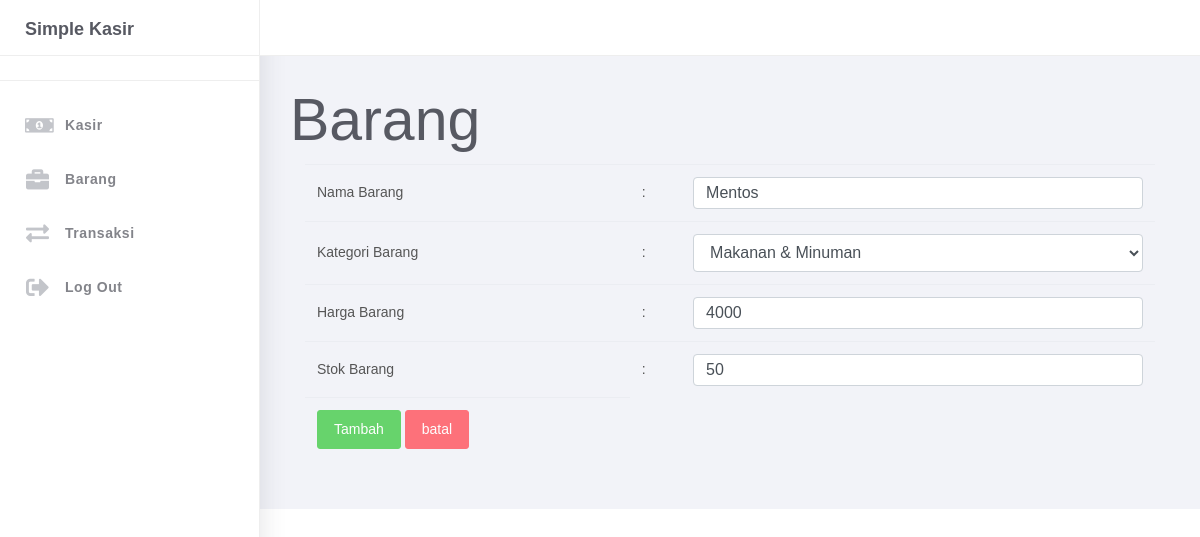
Page /index.php/kasir/editBarang/0C8KL on the committed database.
### tables this page shows
CREATE TABLE `barang` (
  `id_barang` varchar(10) NOT NULL,
  `nama_barang` varchar(50) NOT NULL,
  `kategori_barang` int(11) NOT NULL,
  `stok_barang` int(40) NOT NULL,
  `harga_barang` int(40) NOT NULL,
  `created_on` datetime NOT NULL DEFAULT CURRENT_TIMESTAMP,
  `updated_on` datetime DEFAULT NULL,
  `deleted_on` datetime DEFAULT NULL
);

CREATE TABLE `barang_kategori` (
  `id_kategori` int(11) NOT NULL,
  `nama_kategori` varchar(50) NOT NULL
);

### application/controllers/kasir.php (called while the page is built, shortened)
<?php
class kasir extends CI_Controller {
    function __construct(){
        $this->load->model('kasir_model');
    }
    function editBarang($idbarang){
        $kategori = $this->kasir_model->select('barang_kategori');
        $barang = $this->kasir_model->selectWhere('barang', array('id_barang' => $idbarang));
        $data = array (
            'kategori' => $kategori,
            'barang' => $barang,
            'page' => "MenuBarang"
        );
        $this->load->view('barang/editbarang', $data);
    }
}
?>

### index.php (called while the page is built, shortened)
<?php
require_once BASEPATH.'core/CodeIgniter.php';

### application/models/kasir_model.php (called while the page is built, shortened)
<?php
class kasir_model extends CI_MODEL {
    public function select($table){
        $res=$this->db->get($table);
        return $res->result();
    }
    public function selectWhere($table, $data){
        $res=$this->db->get_where($table,$data);
        return $res->result();
    }
}
?>

### application/views/barang/editbarang.php (the view, shortened to what this page needs)
<!DOCTYPE html>
<html>
<head>
</head>
<body>
    <div id="wrapper">
        <div class="main-panel">
            <div class="content">
                <div class="container-fluid">
                    <div class="row">
                        <div class="col-md-10">
                            <h1>Barang</h1>
                        </div>
                        <div class="col-md-2">
                        </div>
                    </div>
                    <div class="col-md-12">
                        <?php foreach($barang as $b) : ?>
                        <form action="<?php echo base_url(" index.php/kasir/prosesUbahBarang/ ".$b->id_barang); ?>" method="post">
                            <table class="table table-stripped">
                                <tr>
                                    <td>Nama Barang</td>
                                    <td>:</td>
                                    <td><input type="text" class="form-control" placeholder="Masukan Nama Barang Disini..." autocomplete="off" name="namabarang" value="<?php echo $b->nama_barang ?>" required/></td>
                                </tr>
                                <tr>
                                    <td>Kategori Barang</td>
                                    <td>:</td>
                                    <td>
                                        <select class="form-control" name="kategoribarang" required>
                                    <?php foreach($kategori as $k) : ?>
                                        <option value="<?php echo $k->id_kategori ?>" <?php echo $b->kategori_barang == $k->id_kategori ? "selected" : ""  ?>> <?php echo $k->nama_kategori ?></option>
                                    <?php endforeach ?>
                                </select>
                                    </td>
                                </tr>
                                <tr>
                                    <td>Harga Barang</td>
                                    <td>:</td>
                                    <td><input type="text" class="form-control" placeholder="Masukan Harga Barang Disini..." autocomplete="off" name="hargabarang" value="<?php echo $b->harga_barang ?>" required/></td>
                                </tr>
                                <tr>
                                    <td>Stok Barang</td>
                                    <td>:</td>
                                    <td><input type="number" class="form-control" placeholder="Masukan Stok Barang Disini..." autocomplete="off" name="stokbarang" value="<?php echo $b->stok_barang ?>" required/></td>
                                </tr>
                                <tr>
                                    <td>
                                        <input type="submit" class="btn btn-success" value="Tambah">
                                        <a href="<?php echo base_url('index.php/kasir/menuBarang') ?>"><input type="button" class="btn btn-danger" value="batal"></a>
                                    </td>
                                </tr>
                            </table>
                        </form>
                        <?php endforeach ?>
                    </div>
                </div>
            </div>
        </div>
    </div>
</body>
</html>

### assets/webcodecamjs/css/style.css (style rules this page uses)
.btn { margin-bottom: 2px; }
.form-control { height: 32px; }

### rows in the picture
barang: namabarang "Mentos", kategoribarang "Makanan & Minuman", hargabarang "4000", stokbarang "50"
